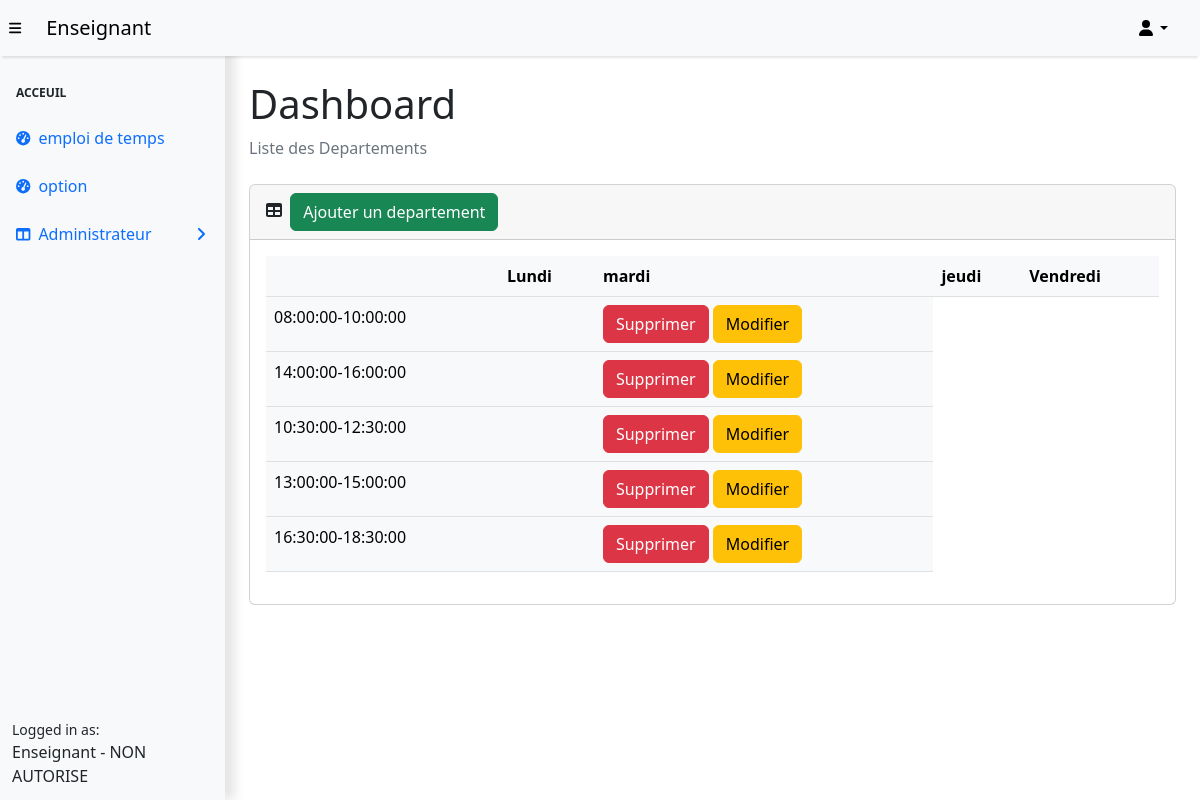
The app's page /enseignant/horaire.php with its own data.
### tables this page shows
CREATE TABLE `horaire` (
  `id_horaire` int(11) NOT NULL,
  `jour_horaire` varchar(50) DEFAULT NULL,
  `heure_debut_horaire` time DEFAULT NULL,
  `heure_fin_horaire` time DEFAULT NULL,
  `id_ue` bigint(20) DEFAULT NULL,
  `id_salle` bigint(20) DEFAULT NULL
);

### enseignant/classes/Horaire.php (called while the page is built, shortened)
<?php
    class Horaire {
        private $pdo;
        public function __construct($pdo) {
            $this->pdo = $pdo;
        }
        public function read() {
            $sql = "SELECT `id_horaire`, `jour_horaire`, `heure_debut_horaire`, `heure_fin_horaire`, ue.nom_ue, salle.nom_salle FROM `horaire` JOIN ue on ue.id_ue = horaire.id_ue JOIN salle ON horaire.id_salle=salle.id_salle";
            $stmt = $this->pdo->query($sql);
            return $stmt->fetchAll(PDO::FETCH_ASSOC);
        }
    }

### enseignant/horaire.php (the view, shortened to what this page needs)
<?php session_start() ;
 include_once "include/connexion.php";
    include_once "classes/Horaire.php";
    $horaire = new Horaire($connexion);
    $horaires = $horaire->read();
    ?>
<!DOCTYPE html>
<html lang="fr">
    <head>
        <link href="https://cdn.jsdelivr.net/npm/simple-datatables@7.1.2/dist/style.min.css" rel="stylesheet" />
        <link href="css/styles.css" rel="stylesheet" />
    </head>
    <body class="sb-nav-fixed">
        <?php include_once "templates/fixedNavBar.php";?>
        <div id="layoutSidenav">
            <div id="layoutSidenav_content">
            <?php include_once "templates/sideBar.php" ?>
                <main>
                    <div class="container-fluid px-4">
                        <h1 class="mt-4">Dashboard</h1>
                        <ol class="breadcrumb mb-4">
                            <li class="breadcrumb-item active">Liste des Departements</li>
                        </ol>
                        <div class="card mb-4">
                            <div class="card-header">
                                <i class="fas fa-table me-1"></i>
                               <button type="button" class="btn btn-success ml-2" data-toggle="modal" data-target="#modalEnseignant">Ajouter un departement</button>
                            </div>
                            <div class="card-body">
                                <table class="table table-light">
                                    <thead>
                                        <tr>
                                            <th></th>
                                            <th>Lundi</th>
                                            <th>mardi</th>
                                            <th>jeudi</th>
                                            <th>Vendredi</th>
                                        </tr>
                                    </thead>
                                    <tbody>
                                    <?php foreach ($horaires as $horaire): ?>
                                        <tr>
                                            <td><?php  echo $horaire['heure_debut_horaire']."-".$horaire['heure_fin_horaire']; ?></td>
                                            <td><?php echo $horaire['nom_departement']; ?></td>
                                            <th><a class="btn btn-danger">Supprimer</a > <a class="btn btn-warning ml-2">Modifier</a></th>
                                        </tr>
                                    <?php endforeach; ?>
                                    </tbody>
                                </table>
                            </div>
                        </div>
                        </div>
                    </div>
            </div>
    </body>
</html>

### records on screen
horaire: heure_debut_horaire "08:00:00", heure_fin_horaire "10:00:00"
horaire: heure_debut_horaire "14:00:00", heure_fin_horaire "16:00:00"
horaire: heure_debut_horaire "10:30:00", heure_fin_horaire "12:30:00"
horaire: heure_debut_horaire "13:00:00", heure_fin_horaire "15:00:00"
horaire: heure_debut_horaire "16:30:00", heure_fin_horaire "18:30:00"
